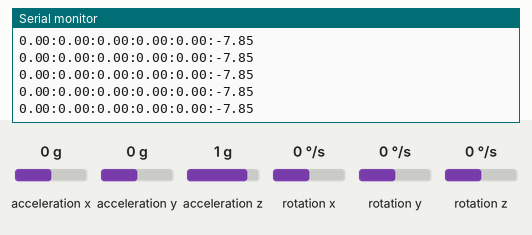
Bench run of a sketch on a simulated Arduino Uno, built with avr-gcc and run on an emulated ATmega328P. On the bench: the last lines printed to the serial monitor. Inputs (shaded band) come from the test bench; at power-on: rotation x 0 °/s, acceleration x 0 g, rotation y 0 °/s, acceleration y 0 g, acceleration z 1 g, rotation z 0 °/s.

Above: at 1.2 s.
1.3 s: rotation x set to -192 °/s
At 2.0 s:
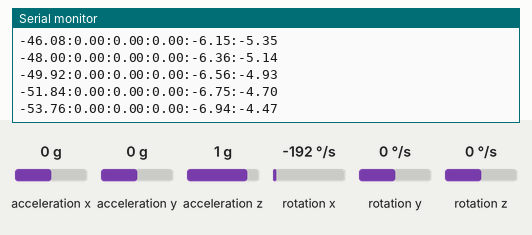
4.3 s: acceleration x set to -1.4 g
At 5.3 s:
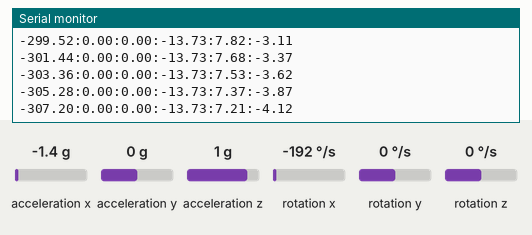
7.3 s: rotation y set to 192 °/s
At 8.3 s:
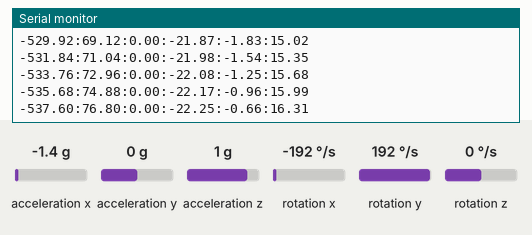
10.3 s: rotation y set to 0 °/s
At 10.9 s:
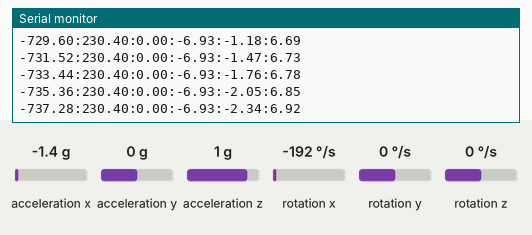
13.3 s: acceleration y set to -1.4 g
At 13.9 s:
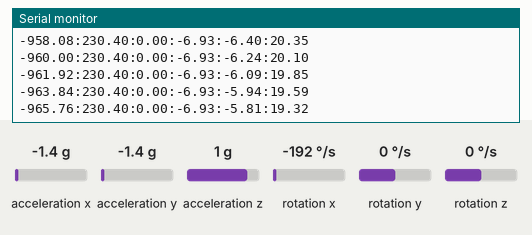
Timing chart, 0 to 15.8 s (numbered marks = the images above; inputs shaded):
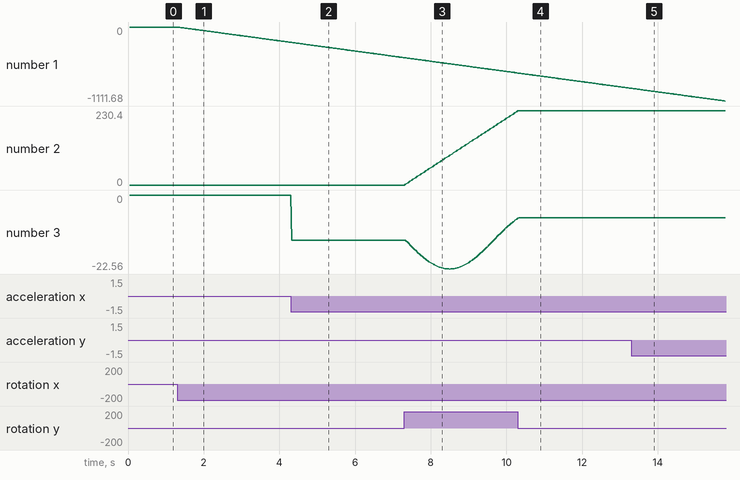

Measured:
- after the input at 1.3 s, the serial monitor: prints a new line at once (image 1)
- plotted number 1: 0 → -230.4 after the input at 1.3 s

The sketch:

Combined.ino
```cpp
#include <Wire.h>
#include <MPU6050.h>
//read as rool:pitch:yaw:accX:accY:accZ
MPU6050 mpu;
unsigned long timer = 0;
float timeStep = 0.01;
float pitch = 0;
float roll = 0;
float yaw = 0;
float accX = 0;
float accY = 0;
float accZ = 0;
float rollRad = 0;
float pitchRad = 0;
float yawRad = 0;


float gX = 0;
float gY = 0;
float gZ = -9.8;

int count = 0;

Vector minusGravity(Vector vec)
{


  float x = gX, y = gY, z = gZ;
  vec.XAxis -= x * cos(yawRad) - y * sin(yawRad) ;
  vec.YAxis -= x * sin(yawRad) - y * cos(yawRad) ;

  vec.XAxis -=  x * cos(pitchRad) + z * sin(pitchRad) ;
  vec.ZAxis -= - x * sin(pitchRad) + z * cos(pitchRad) ;

  vec.YAxis -=  y * cos(rollRad) - z * sin(rollRad);
  vec.ZAxis -=  y * sin(rollRad) + z * cos(rollRad);


  return vec;
}

float accP(float value)
{
  return value;
  /*
    int x = (int)(value * 10);
    return ((float)(x)) / 10;
  */
}

void setup()
{
  Serial.begin(115200);
  while (!mpu.begin(MPU6050_SCALE_2000DPS, MPU6050_RANGE_2G))
  {

  }
  //mpu.calibrateGyro();
  mpu.setThreshold(3);
  for (int i = 0; i < 10; i++)
  {
    Vector normAccel = mpu.readNormalizeAccel();
    gX += normAccel.XAxis;
    gY += normAccel.YAxis;
    gZ += normAccel.ZAxis;
    Vector norm = mpu.readNormalizeGyro();
    pitch -=  norm.YAxis;
    roll -= norm.XAxis;
    yaw -= norm.ZAxis;
  }
  gX /= 10;
  gY /= 10;
  gZ /= 10;
  roll /= 10;
  pitch /= 10;
  yaw /= 10;
  rollRad = roll * 0.0174533;
  pitchRad = pitch * 0.0174533;
  yawRad = yaw * 0.0174533;
}
void loop()
{
  timer = millis();
  Vector norm = mpu.readNormalizeGyro();
  pitch +=  norm.YAxis * timeStep;
  roll += norm.XAxis * timeStep;
  yaw += norm.ZAxis * timeStep;
  //double them
  Vector normAccel = minusGravity(mpu.readNormalizeAccel());
  rollRad = roll * 0.0174533;
  pitchRad = pitch * 0.0174533;
  yawRad = yaw * 0.0174533;
  Serial.print(roll );
  Serial.print(":");
  Serial.print(pitch );
  Serial.print(":");
  Serial.print(yaw );
  Serial.print(":");
  accX = accP(normAccel.XAxis);
  accY = accP(normAccel.YAxis);
  accZ = accP(normAccel.ZAxis);
  Serial.print(accX);
  Serial.print(":");
  Serial.print(accY);
  Serial.print(":");
  Serial.println(accZ);
  delay((timeStep * 2500) - (millis() - timer));
}
```
